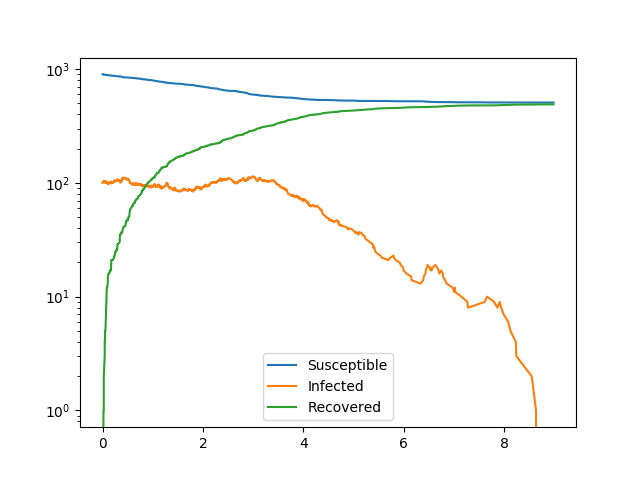

Python code for this plot:
import networkx as nx
import EoN
import matplotlib.pyplot as plt

#G = nx.configuration_model([1,5,10]*100000)

#G = nx.barabasi_albert_graph(10000, 5)

G = nx.read_graphml(path="scalefree_Q0_N1000_d10_m2.graphml")

initial_size = 100
gamma = 1.
tau = 0.1
sigma=1/10



t, S, I, R = EoN.fast_SIR(G, tau,
                          gamma,
                          initial_infecteds = [str(x) for x in range(initial_size)])

plt.semilogy(t, S, label = 'Susceptible')
plt.semilogy(t, I, label = 'Infected')
plt.semilogy(t, R, label = 'Recovered')
plt.legend()
plt.savefig('SIR.png')
